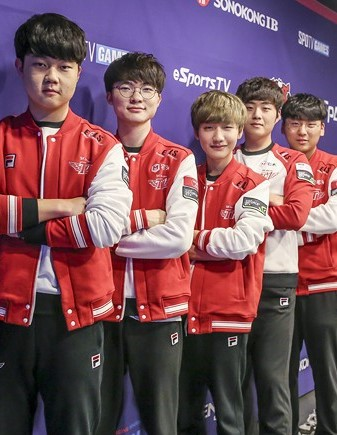
#> input picture fd photo/sample.jpg, 337 x 435 px
$ jupyter execute FaceDetectPhoto.ipynb
#> lines starting #> are read from the running program, lines starting #| are printed output that depends on the picture; after the words box and inside, x2 and y2 are one past the last pixel; in counts of white or black regions, pixels touching at a corner belong together
[cell 1]
import sys

[cell 2]
import cv2
import sys


imagePath = "sample.jpg"
cascPath = "haarcascade_frontalface_default.xml"

faceCascade = cv2.CascadeClassifier(cascPath)

image = cv2.imread(imagePath)
#> image is the input picture: shape (435, 337, 3); mean B, G, R 92.9, 81, 119.4
gray = cv2.cvtColor(image, cv2.COLOR_BGR2GRAY)
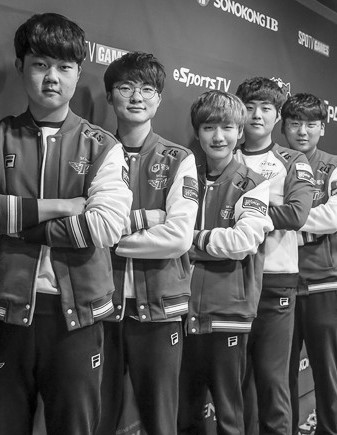
#> gray: shape (435, 337); min 0, max 255, mean 93.9

faces = faceCascade.detectMultiScale(
    gray,
    scaleFactor=1.1,
    minNeighbors=5,
    minSize=(30, 30),
    flags = cv2.CASCADE_SCALE_IMAGE
)
#> faces = [[234, 89, 47, 47], [280, 106, 47, 47], [192, 107, 53, 53], [109, 68, 55, 55], [23, 44, 61, 61]]

print("Found {0} faces!".format(len(faces)))
#| Found 5 faces!

for (x, y, w, h) in faces:
    cv2.rectangle(image, (x, y), (x+w, y+h), (255, 255, 255), 2)
#> this loop made 5 passes
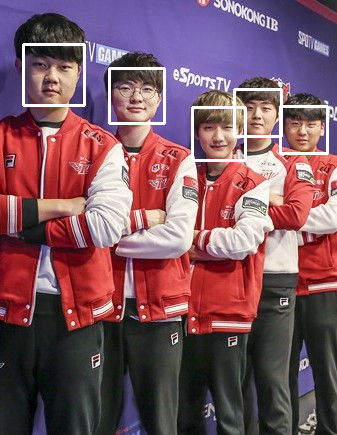
#> image: shape (435, 337, 3); 2.08% of pixels changed, all inside (x1, y1, x2, y2) = (22, 43, 329, 162)

cv2.imshow("Faces found", image)
cv2.waitKey(0)
#> Out = 27
